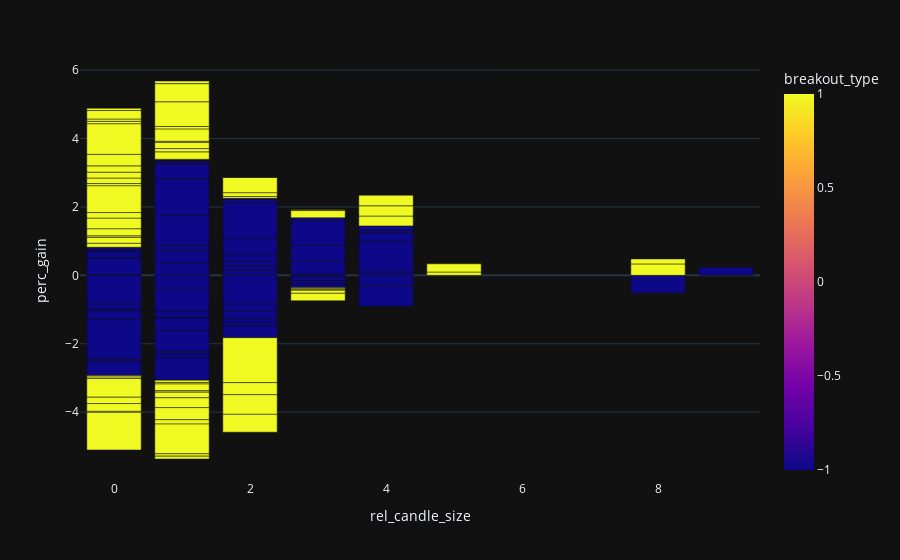

Here is the notebook cell this chart was saved with:
### Code cell
breakout_df3 = breakout_df.groupby(['breakout_type', 'rel_candle_size', 'hour'], as_index=False).agg({
    'perc_gain': 'sum',
    'count_breakouts': 'count'
})
pt.bar(breakout_df3, x='rel_candle_size', y='perc_gain', barmode='group', color='breakout_type', hover_data=['count_breakouts', 'hour'])

### Figure 1 — Plotly figure (JSON) as saved in the notebook; plotly's stock layout.template omitted (floating-point values rounded to 4 significant figures; data arrays with more than 128 entries replaced by an {"elided": "..."} marker saying what was removed)
{"data": [{"alignmentgroup": "True", "customdata": {"elided": "133x2 int values"}, "hovertemplate": "rel_candle_size=%{x}<br>perc_gain=%{y}<br>count_breakouts=%{customdata[0]}<br>hour=%{customdata[1]}<br>breakout_type=%{marker.color}<extra></extra>", "legendgroup": "", "marker": {"color": {"elided": "133 int values"}, "coloraxis": "coloraxis", "pattern": {"shape": ""}}, "name": "", "offsetgroup": "", "orientation": "v", "showlegend": false, "textposition": "auto", "type": "bar", "x": {"elided": "133 int values"}, "xaxis": "x", "y": {"elided": "133 float values"}, "yaxis": "y"}], "layout": {"barmode": "group", "coloraxis": {"colorbar": {"title": {"text": "breakout_type"}}, "colorscale": [[0, "#0d0887"], [0.1111, "#46039f"], [0.2222, "#7201a8"], [0.3333, "#9c179e"], [0.4444, "#bd3786"], [0.5556, "#d8576b"], [0.6667, "#ed7953"], [0.7778, "#fb9f3a"], [0.8889, "#fdca26"], [1, "#f0f921"]]}, "legend": {"tracegroupgap": 0}, "margin": {"t": 60}, "xaxis": {"anchor": "y", "domain": [0, 1], "title": {"text": "rel_candle_size"}}, "yaxis": {"anchor": "x", "domain": [0, 1], "title": {"text": "perc_gain"}}}}
